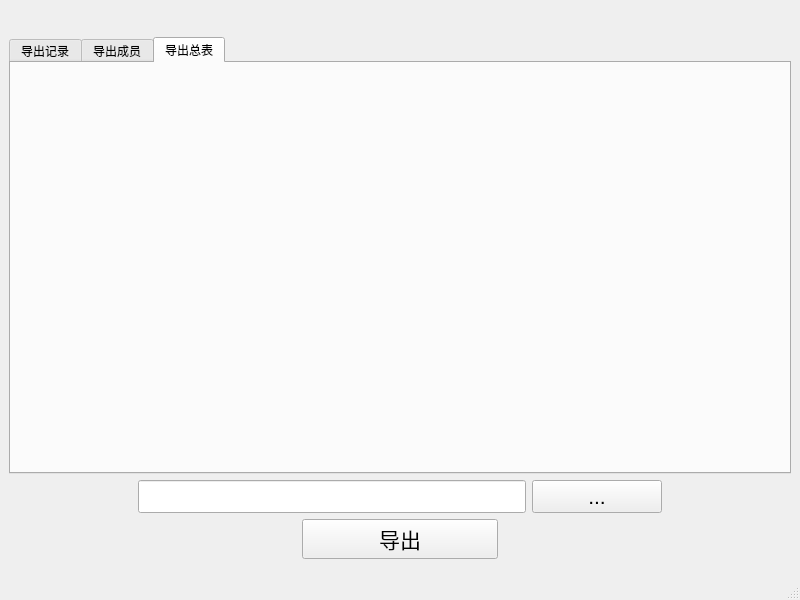
<?xml version="1.0" encoding="UTF-8"?>
<ui version="4.0">
 <class>MainWindow</class>
 <widget class="QMainWindow" name="MainWindow">
  <property name="geometry">
   <rect>
    <x>0</x>
    <y>0</y>
    <width>800</width>
    <height>600</height>
   </rect>
  </property>
  <property name="windowTitle">
   <string>MainWindow</string>
  </property>
  <widget class="QWidget" name="centralwidget">
   <layout class="QVBoxLayout" name="verticalLayout" stretch="1,8,2,1">
    <item>
     <layout class="QHBoxLayout" name="horizontalLayout_4">
      <item>
       <spacer name="horizontalSpacer_3">
        <property name="orientation">
         <enum>Qt::Horizontal</enum>
        </property>
        <property name="sizeHint" stdset="0">
         <size>
          <width>40</width>
          <height>20</height>
         </size>
        </property>
       </spacer>
      </item>
      <item>
       <widget class="QPushButton" name="minButton">
        <property name="text">
         <string/>
        </property>
        <property name="icon">
         <iconset resource="res.qrc">
          <normaloff>:/zoom.png</normaloff>:/zoom.png</iconset>
        </property>
        <property name="iconSize">
         <size>
          <width>25</width>
          <height>25</height>
         </size>
        </property>
        <property name="flat">
         <bool>true</bool>
        </property>
       </widget>
      </item>
      <item>
       <widget class="QPushButton" name="closeButton">
        <property name="text">
         <string/>
        </property>
        <property name="icon">
         <iconset resource="res.qrc">
          <normaloff>:/close.png</normaloff>:/close.png</iconset>
        </property>
        <property name="iconSize">
         <size>
          <width>25</width>
          <height>25</height>
         </size>
        </property>
        <property name="flat">
         <bool>true</bool>
        </property>
       </widget>
      </item>
     </layout>
    </item>
    <item>
     <widget class="QTabWidget" name="tabWidget">
      <property name="currentIndex">
       <number>2</number>
      </property>
      <property name="elideMode">
       <enum>Qt::ElideNone</enum>
      </property>
      <widget class="QWidget" name="tab">
       <attribute name="title">
        <string>导出记录</string>
       </attribute>
       <layout class="QVBoxLayout" name="verticalLayout_2">
        <item>
         <layout class="QHBoxLayout" name="horizontalLayout_5">
          <property name="leftMargin">
           <number>30</number>
          </property>
          <property name="topMargin">
           <number>0</number>
          </property>
          <item>
           <widget class="QLabel" name="label">
            <property name="font">
             <font>
              <family>Microsoft YaHei UI</family>
              <pointsize>16</pointsize>
             </font>
            </property>
            <property name="text">
             <string>导出条件</string>
            </property>
           </widget>
          </item>
          <item>
           <spacer name="horizontalSpacer_4">
            <property name="orientation">
             <enum>Qt::Horizontal</enum>
            </property>
            <property name="sizeHint" stdset="0">
             <size>
              <width>40</width>
              <height>20</height>
             </size>
            </property>
           </spacer>
          </item>
         </layout>
        </item>
        <item>
         <layout class="QHBoxLayout" name="horizontalLayout" stretch="2,3,1,3,5">
          <property name="leftMargin">
           <number>50</number>
          </property>
          <item>
           <widget class="QCheckBox" name="dateCheckBox">
            <property name="font">
             <font>
              <family>Microsoft YaHei UI</family>
              <pointsize>16</pointsize>
             </font>
            </property>
            <property name="text">
             <string>日期区间</string>
            </property>
            <property name="checked">
             <bool>true</bool>
            </property>
           </widget>
          </item>
          <item>
           <widget class="QDateEdit" name="startDateEdit">
            <property name="font">
             <font>
              <family>Microsoft YaHei UI</family>
              <pointsize>16</pointsize>
             </font>
            </property>
            <property name="calendarPopup">
             <bool>true</bool>
            </property>
            <property name="date">
             <date>
              <year>2022</year>
              <month>3</month>
              <day>1</day>
             </date>
            </property>
           </widget>
          </item>
          <item>
           <widget class="QLabel" name="label_2">
            <property name="font">
             <font>
              <family>Microsoft YaHei UI</family>
              <pointsize>16</pointsize>
             </font>
            </property>
            <property name="text">
             <string>到</string>
            </property>
            <property name="alignment">
             <set>Qt::AlignCenter</set>
            </property>
           </widget>
          </item>
          <item>
           <widget class="QDateEdit" name="endDateEdit">
            <property name="font">
             <font>
              <family>Microsoft YaHei UI</family>
              <pointsize>16</pointsize>
             </font>
            </property>
            <property name="calendarPopup">
             <bool>true</bool>
            </property>
            <property name="date">
             <date>
              <year>2022</year>
              <month>3</month>
              <day>1</day>
             </date>
            </property>
           </widget>
          </item>
          <item>
           <spacer name="verticalSpacer">
            <property name="orientation">
             <enum>Qt::Horizontal</enum>
            </property>
            <property name="sizeHint" stdset="0">
             <size>
              <width>40</width>
              <height>20</height>
             </size>
            </property>
           </spacer>
          </item>
         </layout>
        </item>
        <item>
         <layout class="QHBoxLayout" name="horizontalLayout_2" stretch="1,3,6,0,0,0">
          <property name="leftMargin">
           <number>50</number>
          </property>
          <item>
           <widget class="QCheckBox" name="groupCheckBox">
            <property name="font">
             <font>
              <family>Microsoft YaHei UI</family>
              <pointsize>16</pointsize>
             </font>
            </property>
            <property name="text">
             <string>技术组别</string>
            </property>
            <property name="iconSize">
             <size>
              <width>25</width>
              <height>25</height>
             </size>
            </property>
           </widget>
          </item>
          <item>
           <widget class="QComboBox" name="groupComboBox">
            <property name="font">
             <font>
              <family>Microsoft YaHei UI</family>
              <pointsize>16</pointsize>
             </font>
            </property>
            <item>
             <property name="text">
              <string>机械</string>
             </property>
            </item>
            <item>
             <property name="text">
              <string>电控</string>
             </property>
            </item>
            <item>
             <property name="text">
              <string>视觉</string>
             </property>
            </item>
            <item>
             <property name="text">
              <string>硬件</string>
             </property>
            </item>
            <item>
             <property name="text">
              <string>宣传</string>
             </property>
            </item>
           </widget>
          </item>
          <item>
           <spacer name="horizontalSpacer_5">
            <property name="orientation">
             <enum>Qt::Horizontal</enum>
            </property>
            <property name="sizeHint" stdset="0">
             <size>
              <width>40</width>
              <height>20</height>
             </size>
            </property>
           </spacer>
          </item>
          <item>
           <widget class="QCheckBox" name="valueCheckBox">
            <property name="font">
             <font>
              <family>Microsoft YaHei UI</family>
              <pointsize>16</pointsize>
             </font>
            </property>
            <property name="text">
             <string>分值</string>
            </property>
           </widget>
          </item>
          <item>
           <widget class="QComboBox" name="comboBox_2">
            <property name="font">
             <font>
              <family>Microsoft YaHei UI</family>
              <pointsize>14</pointsize>
             </font>
            </property>
            <item>
             <property name="text">
              <string>加分</string>
             </property>
            </item>
            <item>
             <property name="text">
              <string>减分</string>
             </property>
            </item>
           </widget>
          </item>
          <item>
           <spacer name="horizontalSpacer_6">
            <property name="orientation">
             <enum>Qt::Horizontal</enum>
            </property>
            <property name="sizeHint" stdset="0">
             <size>
              <width>40</width>
              <height>20</height>
             </size>
            </property>
           </spacer>
          </item>
         </layout>
        </item>
        <item>
         <spacer name="verticalSpacer_2">
          <property name="orientation">
           <enum>Qt::Vertical</enum>
          </property>
          <property name="sizeHint" stdset="0">
           <size>
            <width>20</width>
            <height>40</height>
           </size>
          </property>
         </spacer>
        </item>
       </layout>
      </widget>
      <widget class="QWidget" name="tab_2">
       <attribute name="title">
        <string>导出成员</string>
       </attribute>
      </widget>
      <widget class="QWidget" name="tab_3">
       <attribute name="title">
        <string>导出总表</string>
       </attribute>
      </widget>
     </widget>
    </item>
    <item>
     <layout class="QHBoxLayout" name="horizontalLayout_3" stretch="1,3,1,1">
      <item>
       <spacer name="horizontalSpacer">
        <property name="orientation">
         <enum>Qt::Horizontal</enum>
        </property>
        <property name="sizeHint" stdset="0">
         <size>
          <width>40</width>
          <height>20</height>
         </size>
        </property>
       </spacer>
      </item>
      <item>
       <widget class="QLineEdit" name="pathLineEdit">
        <property name="font">
         <font>
          <family>Microsoft JhengHei UI</family>
          <pointsize>16</pointsize>
         </font>
        </property>
       </widget>
      </item>
      <item>
       <widget class="QPushButton" name="selectPathButton">
        <property name="font">
         <font>
          <family>Microsoft YaHei UI</family>
          <pointsize>16</pointsize>
         </font>
        </property>
        <property name="text">
         <string>...</string>
        </property>
       </widget>
      </item>
      <item>
       <spacer name="horizontalSpacer_2">
        <property name="orientation">
         <enum>Qt::Horizontal</enum>
        </property>
        <property name="sizeHint" stdset="0">
         <size>
          <width>40</width>
          <height>20</height>
         </size>
        </property>
       </spacer>
      </item>
     </layout>
    </item>
    <item>
     <layout class="QHBoxLayout" name="horizontalLayout_6" stretch="3,2,3">
      <property name="topMargin">
       <number>0</number>
      </property>
      <property name="bottomMargin">
       <number>10</number>
      </property>
      <item>
       <spacer name="horizontalSpacer_7">
        <property name="orientation">
         <enum>Qt::Horizontal</enum>
        </property>
        <property name="sizeHint" stdset="0">
         <size>
          <width>40</width>
          <height>20</height>
         </size>
        </property>
       </spacer>
      </item>
      <item>
       <widget class="QPushButton" name="exporButton">
        <property name="font">
         <font>
          <family>Microsoft YaHei UI</family>
          <pointsize>16</pointsize>
         </font>
        </property>
        <property name="text">
         <string>导出</string>
        </property>
       </widget>
      </item>
      <item>
       <spacer name="horizontalSpacer_8">
        <property name="orientation">
         <enum>Qt::Horizontal</enum>
        </property>
        <property name="sizeHint" stdset="0">
         <size>
          <width>40</width>
          <height>20</height>
         </size>
        </property>
       </spacer>
      </item>
     </layout>
    </item>
   </layout>
  </widget>
  <widget class="QStatusBar" name="statusbar"/>
 </widget>
 <resources>
  <include location="res.qrc"/>
 </resources>
 <connections>
  <connection>
   <sender>closeButton</sender>
   <signal>clicked()</signal>
   <receiver>MainWindow</receiver>
   <slot>close()</slot>
   <hints>
    <hint type="sourcelabel">
     <x>771</x>
     <y>26</y>
    </hint>
    <hint type="destinationlabel">
     <x>399</x>
     <y>299</y>
    </hint>
   </hints>
  </connection>
  <connection>
   <sender>minButton</sender>
   <signal>clicked()</signal>
   <receiver>MainWindow</receiver>
   <slot>showMinimized()</slot>
   <hints>
    <hint type="sourcelabel">
     <x>728</x>
     <y>26</y>
    </hint>
    <hint type="destinationlabel">
     <x>399</x>
     <y>299</y>
    </hint>
   </hints>
  </connection>
 </connections>
</ui>
